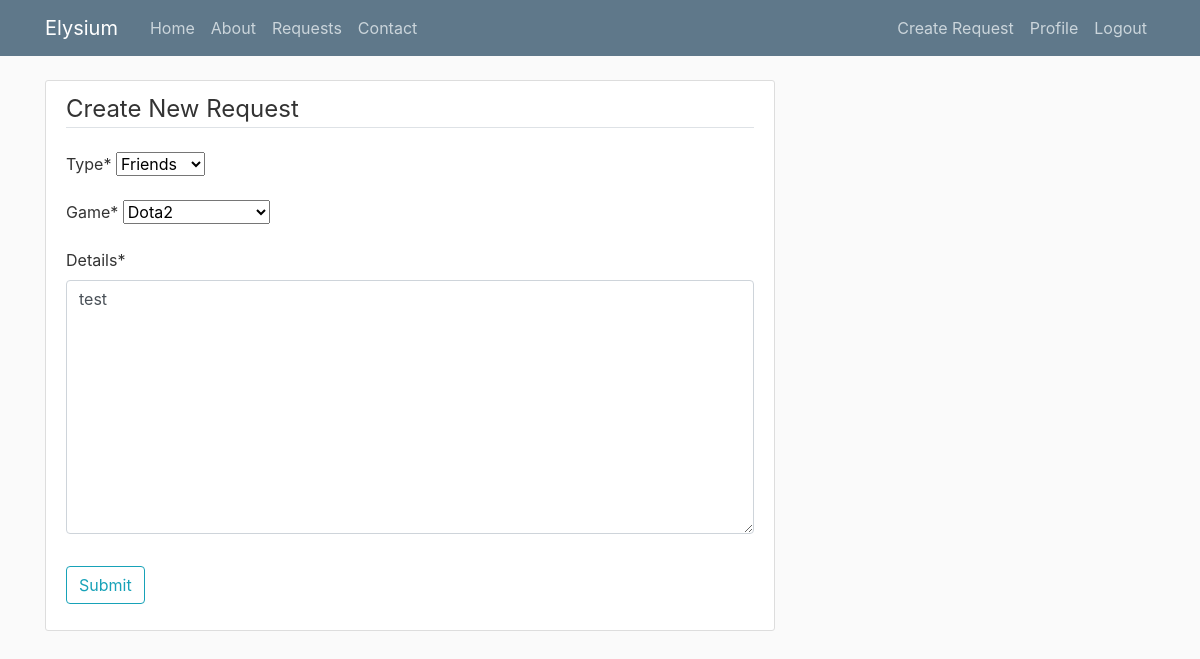
Page /requests/15/update/ (signed in) on the committed database.
### itreporting/models.py (models this page shows, shortened)
class Request(models.Model):
    type = models.CharField(max_length = 100 , choices = [('Friends', 'Friends'), ('Players', 'Players')])
    game = models.CharField(max_length = 100 , choices = [('N/A', 'N/A'), ('Dota2', 'Dota2'), ('Counter-Strike 2', 'Counter-Strike 2'), ('Valorant', 'Valorant')])
    details = models.TextField()
    date_submitted = models.DateTimeField(default = timezone.now)
    author = models.ForeignKey(User, related_name = 'requests',
    on_delete = models.CASCADE)

### itreporting/views.py (the view)
# urls.py: path('requests/<int:pk>/update/', PostUpdateView.as_view(), name = 'request-update'),
class PostUpdateView(LoginRequiredMixin, UserPassesTestMixin, UpdateView):
    model = Request
    fields = ['type', 'game', 'details']
    def test_func(self):
        issue = self.get_object()
        return self.request.user == issue.author

### itreporting/templates/itreporting/request_form.html (shortened to what this page needs)
{% extends "itreporting/base.html" %}
{% load crispy_forms_tags %}
{% block content %}
<div class="content-section">
    <form method="POST">
        <fieldset class="form-group">
            <legend class="border-bottom mb-4">Create New Request</legend>
            {{ form | crispy }}
        </fieldset>
        <div class="form-group">
            <button class="btn btn-outline-info" type="submit">Submit</button>
        </div>
    </form>
</div>
{% endblock content %}

### itreporting/static/css/styles.css (style rules this page uses)
html { position: relative; min-height: 100%; }
body { background: #fafafa; color: #333333; margin-top: 5rem; margin-bottom: 50px; }
.content-section { background: #ffffff; padding: 10px 20px; border: 1px solid #dddddd; border-radius: 3px; margin-bottom: 20px; }

### rows in the picture
Request: type "Friends", game "Dota2", details "test"
